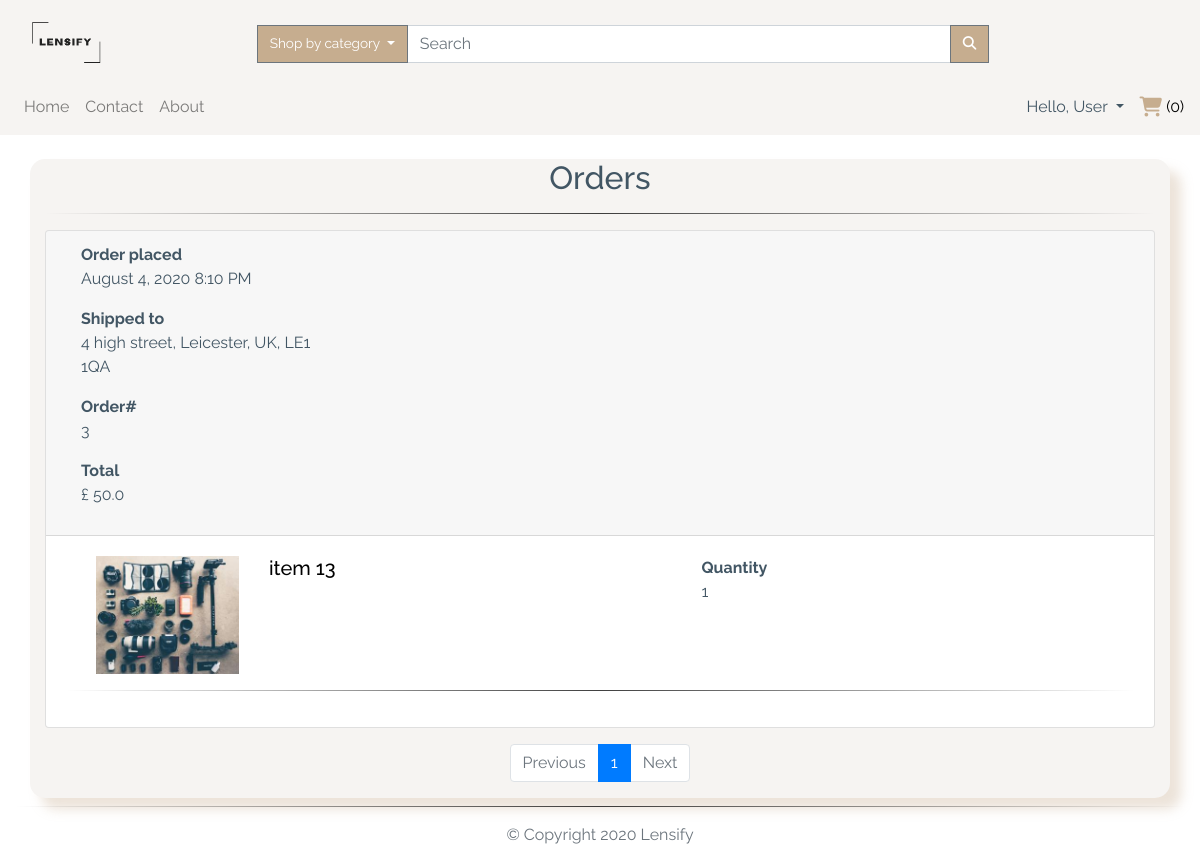
The page /user_orders (signed in) on the database as committed earlier.
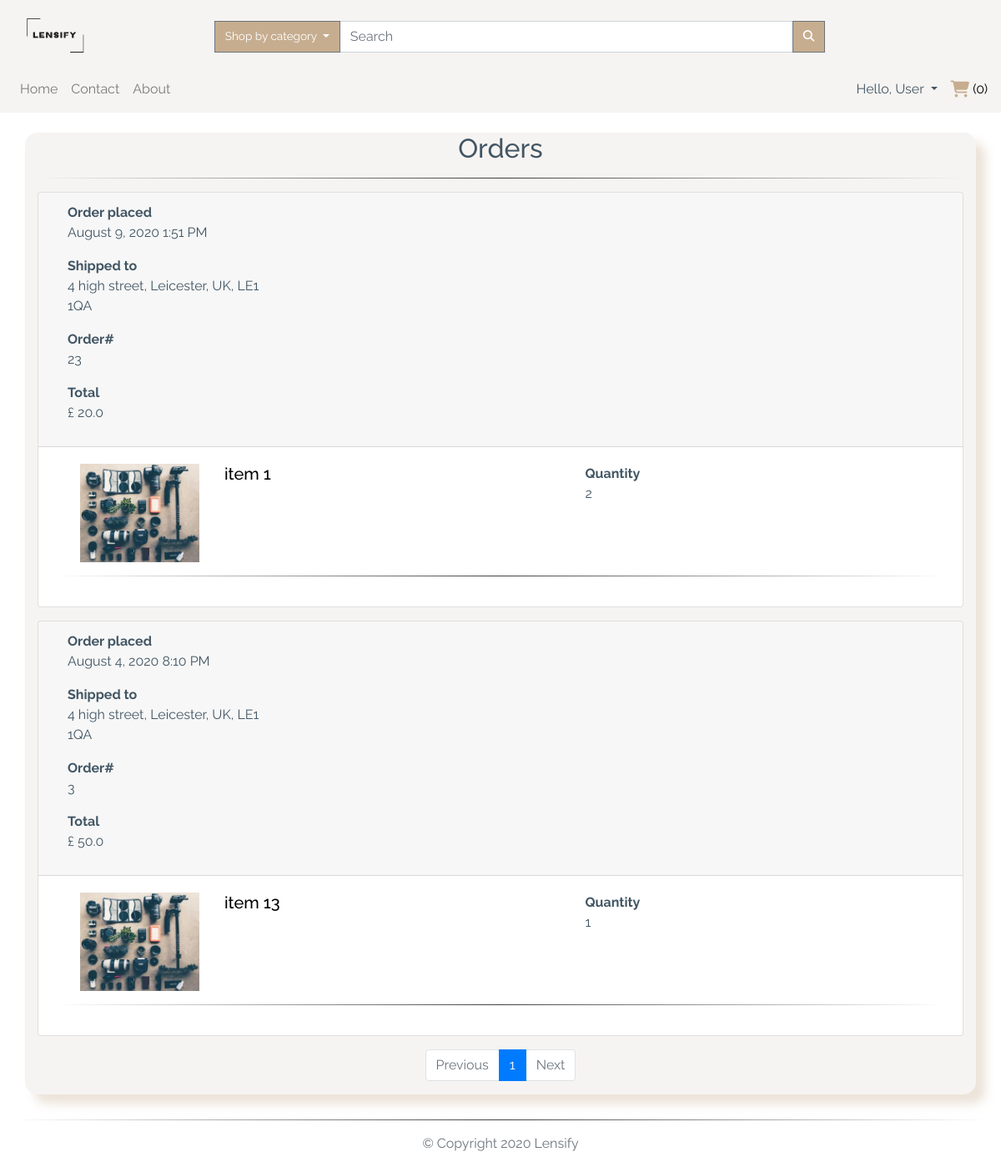
The same page on the database as committed later.
### app/models.py (models this page shows, shortened)
class TimestampMixin(object):
    created_at = db.Column(db.DateTime, nullable=False,
                           default=datetime.utcnow)
    updated_at = db.Column(db.DateTime, onupdate=datetime.utcnow)

class User(db.Model, TimestampMixin, UserMixin):
    __tablename__ = "users"
    id = db.Column(db.Integer, primary_key=True)
    first_name = db.Column(db.String(50), nullable=False)
    last_name = db.Column(db.String(50), nullable=False)
    username = db.Column(db.String(50), unique=True, nullable=False)
    email = db.Column(db.String(115), unique=True, nullable=False)
    image_file = db.Column(db.String(80), nullable=False,
                           default="default.jpg")
    password_hash = db.Column(db.String(60), nullable=False)
    items_for_sale = db.relationship(
        "ItemForSale", backref="seller", lazy="dynamic")
    orders = db.relationship("Order", backref="buyer", lazy=True)
    address = db.relationship(
        "Address", secondary="user_addresses", backref="user", lazy="dynamic"
    )
    followed = db.relationship(
        'User', secondary=followers,
        primaryjoin=(followers.c.follower_id == id),
        secondaryjoin=(followers.c.followed_id == id),
        backref=db.backref('followers', lazy='dynamic'), lazy='dynamic')
    reviewed = db.relationship(
        'Review', backref='user_reviewed', primaryjoin=(Review.user_reviewed_id == id), lazy="dynamic"
    )
    reviewer = db.relationship(
        'Review', backref='user_reviewer', primaryjoin=(Review.user_reviewer_id == id), lazy="dynamic"
    )

class Order(db.Model, TimestampMixin):
    __tablename__ = "orders"
    id = db.Column(db.Integer, unique=True, primary_key=True)
    invoice = db.Column(db.String(30), unique=True, nullable='False')
    status = db.Column(db.String(30), default='Pending', nullable='False')
    phone_number = db.Column(db.String(13), nullable='False')
    total = db.Column(db.Float)
    buyer_id = db.Column(db.Integer, db.ForeignKey("users.id"))
    item = db.relationship(
        "OrderItem", backref="order", lazy=True
    )
    order_address_id = db.Column(db.Integer, db.ForeignKey("addresses.id"))

class Address(db.Model, TimestampMixin):
    __tablename__ = "addresses"
    id = db.Column(db.Integer, primary_key=True)
    address = db.Column(db.String(200), nullable=False)
    country = db.Column(db.String(100), nullable=False)
    city = db.Column(db.String(100), nullable=False)
    post_code = db.Column(db.String(100), nullable=False)
    order = db.relationship(
        "Order", backref="order_address", lazy="dynamic")

class OrderItem(db.Model, TimestampMixin):
    __tablename__ = "order_items"
    id = db.Column(db.Integer, unique=True, primary_key=True)
    quantity = db.Column(db.Integer, nullable=False)
    title = db.Column(db.String(100), nullable=False)
    pic = db.Column(db.String(100), nullable=False)
    item_id = db.Column(db.Integer, db.ForeignKey(
        ItemForSale.id))
    order_id = db.Column(db.Integer, db.ForeignKey(Order.id))

### app/routes.py (the view)
@app.route("/user_orders", methods=["GET"])
@login_required
def user_orders():
    page = request.args.get('page', 1, type=int)
    user_id = current_user.id
    user_orders = Order.query.filter_by(buyer_id=user_id).order_by(Order.id.desc())\
        .paginate(page, app.config['LISTINGS_PER_PAGE'], False)
    order_item = OrderItem.query.join(
        Order, (OrderItem.order_id == Order.id)).all()
    next_url = url_for('user_orders', page=user_orders.next_num) \
        if user_orders.has_next else None
    prev_url = url_for('user_orders', page=user_orders.prev_num) \
        if user_orders.has_prev else None
    return render_template('user_orders.html', user_orders=user_orders.items, page=page,
                           next_url=next_url, prev_url=prev_url, page_num=user_orders.iter_pages())

### app/models.py (called while the page is built)
@login_manager.user_loader
def load_user(user_id):
    return User.query.get(int(user_id))

### app/routes.py (called while the page is built)
@app.before_request
def before_request():
    if current_user.is_authenticated:
        current_user.updated_at = datetime.utcnow()
        db.session.commit()

@app.context_processor
def inject_categories():
    categories = Category.query.join(
        ItemForSale, (Category.id == ItemForSale.category_id)).filter_by(sold=False).all()
    return dict(categories=categories)

### app/templates/user_orders.html
{% extends "layout.html" %}
{% block app_content %}
<div class="container custom-bg my-4">
  <h2 class="mb-3 text-center">Orders</h2>
  <hr>
  {% if user_orders %}
  {% for order in user_orders %}
  <div>
    <div class="card mb-3">
      <div class="card-header col-12">
        <p class="col-3">
          <span class="d-block font-weight-bold">Order placed</span>
          {{moment(order.created_at).format('LLL')}}
        </p>
        <p class="col-3"><span class="d-block font-weight-bold">Shipped to</span>
          {{order.order_address.address.capitalize()}}, {{order.order_address.city.title()}},
          {{order.order_address.country.upper()}}, {{order.order_address.post_code.upper()}}</p>
        <p class="col-3"><span class="d-block font-weight-bold">Order#</span>{{order.id}}</p>
        <p class="col-3"><span class="d-block font-weight-bold">Total</span> £ {{order.total}}</p>
      </div>
      <div class="card-body">
        {% for item in order.item %}
        <div class="col-12 mb-3 d-flex">
          <div class="col-2">
            <a href="{{url_for('item', item_id = item.item_id)}}">
              <img class="img-fluid" src="{{url_for('static', filename='img/items/' + item.pic)}}" alt="{{item.title}}">
            </a>
          </div>
          <h5 class="card-title col-5"><a href="{{url_for('item', item_id=item.item_id)}}">{{item.title}}</a>
          </h5>
          <p class="card-text col-5"><span class="d-block font-weight-bold">Quantity</span>{{item.quantity}}
          </p>
        </div>
        <hr>
        {% endfor %}
      </div>
    </div>
  </div>
  {% endfor %}
  {% else %}
  <h3 class="text-center">
    No orders
  </h3>
  {% endif %}
  <nav aria-label="Page navigation" class="col-12 my-2 pb-3">
    <ul class="pagination justify-content-center">
      <li class="page-item {% if not prev_url %} disabled {% endif %}">
        <a class="page-link" href="{{ prev_url }}" tabindex="-1">Previous</a>
      </li>
      {% for num in page_num %}
      {% if num %}
      <li class="page-item {% if page == num %} active {% endif %}"><a class="page-link"
          href="{{url_for('user_orders', page=num)}}">{{ num }}</a></li>
      {% else %}
      <span class="page-item ellipsis">…</span>
      {% endif %}
      {% endfor %}
      <li class="page-item {% if not next_url %} disabled {% endif %}">
        <a class="page-link" href="{{ next_url }}">Next</a>
      </li>
    </ul>
  </nav>
</div>
{% endblock app_content %}

### app/templates/layout.html (shortened to what this page needs)
{% extends "bootstrap/base.html" %}
{% block styles %}
<link rel="stylesheet" href="https://stackpath.bootstrapcdn.com/bootstrap/4.5.0/css/bootstrap.min.css"
>
<link rel="stylesheet" href="https://cdnjs.cloudflare.com/ajax/libs/animate.css/3.7.0/animate.css" />
<link rel="stylesheet" href="{{url_for('.static', filename='css/styles.css')}}" />
{% endblock styles %}
{% block body %}
{% block navbar %}
<nav class="navbar navbar-expand-lg navbar-light custom-bg">
  <a href="{{url_for('index')}}" class="col-4 col-md-2 logo-container">
    <img class="navbar-brand img-fluid mt-2" src="{{url_for('.static', filename='img/logo.png')}}" alt="logo" />
  </a>
  <div class="collapse navbar-collapse pt-2 col-12 col-lg-9" id="search">
    <form class="form-inline col-12 input-group" method='POST' action="{{ url_for('search') }}">
      <div class="dropdown ml-3 input-group-append">
        <button class="btn btn-secondary dropdown-toggle no-radius" type="button" id="dropdownMenuButton"
          data-toggle="dropdown" aria-haspopup="true" aria-expanded="false">
          Shop by category
        </button>
      </div>
      <input class="form-control col-8 input-group-append" type="search" placeholder="Search" aria-label="Search" name="search" >
      <div class="input-group-append">
        <button class="btn btn-secondary no-radius" type="submit">
          <i class="fas fa-search"></i>
        </button>
      </div>
    </form>
  </div>
</nav>
<nav class="navbar navbar-expand-lg navbar-light custom-bg py-0">
  <div id="links" class="collapse navbar-collapse py-2">
    <div class="navbar-nav text-center">
      <a class="nav-item nav-link" href="{{url_for('index')}}">Home</a>
      <a class="nav-item nav-link" href="#">Contact</a>
      <a class="nav-item nav-link" href="#">About</a>
    </div>
    <div class="navbar-nav ml-auto text-center">
      {% if current_user.is_authenticated %}
      <div class="dropdown">
        <a class="dropdown-toggle" type="button" id="dropdownMenuButton" data-toggle="dropdown" aria-haspopup="true"
          aria-expanded="false">
          Hello, {{current_user.first_name.capitalize()}}
        </a>
      </div>
      <div class="ml-3 text-center d-none d-lg-block" id="cart">
        <a href="{{url_for('cart')}}">
          <i class="fas fa-shopping-cart fa-lg"></i> ({{session['cart']|length}})
        </a>
      </div>
      {%else%}
      <a class="nav-item nav-link mr-2" href="{{url_for('login')}}">Login</a>
      <a class="nav-item nav-link" href="{{url_for('register')}}">Register</a>
      {%endif%}
    </div>
  </div>
</nav>
{% endblock navbar%}
{% block content %}
<main class="my-auto">
  <div class="container-fluid">
    {% block app_content %} {% endblock app_content %}
  </div>
</main>
{% endblock content%}
<footer class="footer navbar-fixed-bottom">
  <div class="container-fluid">
    <hr>
    <p class="text-muted pb-3 text-center">
      &copy;
      Copyright
      Lensify
    </p>
  </div>
</footer>
{% endblock body %}

### app/static/css/styles.css (style rules this page uses)
:root { --main-color: #fff; --second-color: #425664; --third-color: #f6f4f2; --fourth-color: #c6ad8f; }
*, *::before, *::after { margin: 0; padding: 0; box-sizing: border-box; list-style: none; text-decoration: none; }
body, html { background: var(--main-color); min-height: 100vh; width: 100%; color: var(--second-color); font-family: "Raleway", sans-serif; word-break: normal; }
html { position: relative; }
.footer { position: absolute; bottom: 0; width: 100%; height: 10px; }
a { color: black; text-decoration: none; cursor: pointer; }
ul { margin: 0; }
P { word-break: normal; }
.container { box-shadow: 0.7rem 0.7rem 0.7rem rgba(198, 173, 143, 0.341); border-radius: 15px; }
hr { border: none; height: 1px; background-image: linear-gradient( to right, rgba(0, 0, 0, 0), rgba(0, 0, 0, 0.75), rgba(0, 0, 0, 0) ); }
.btn { font-size: 85%; white-space: nowrap; }
.btn-secondary { filter: drop-shadow(5px 5px 1px rgba(0, 0, 0, 0.25)); background-color: var(--fourth-color); border-radius: 20px; color: var(--main-color); }
.no-radius { filter: none; border-radius: 0px; color: var(--main-color); }
.custom-bg { background-color: var(--third-color); }
.logo-container img { width: 70px; height: 55px; }
.fa-shopping-cart { color: var(--fourth-color); }
.pagination { flex-wrap: wrap; }

Rows that differ between the two databases and show on the page:
added Order: created_at "August 9, 2020 1:51 PM", order_address.address "4 high street", order_address.city "Leicester", order_address.country "UK", order_address.post_code "LE1 1QA", id "23", total "20.0"
added OrderItem: pic (picture), title "item 1", quantity "2", shown under "August 9, 2020 1:51 PM"
